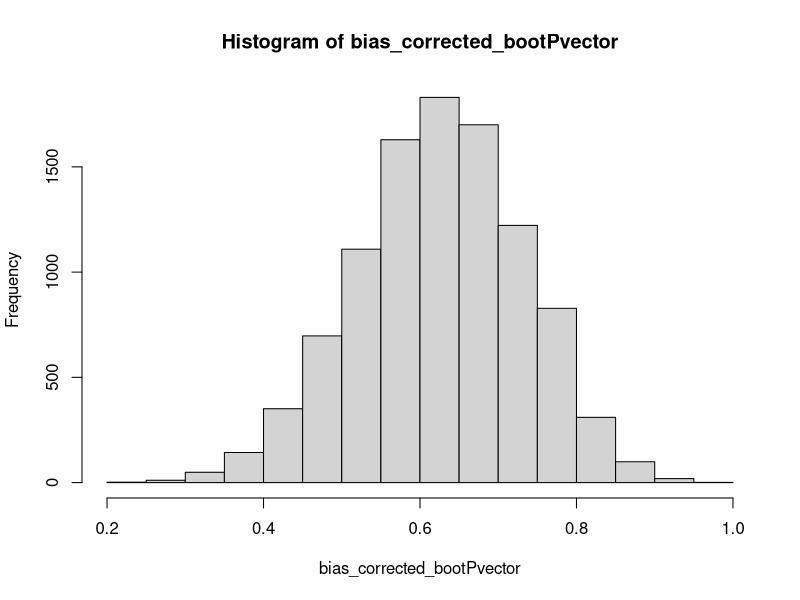
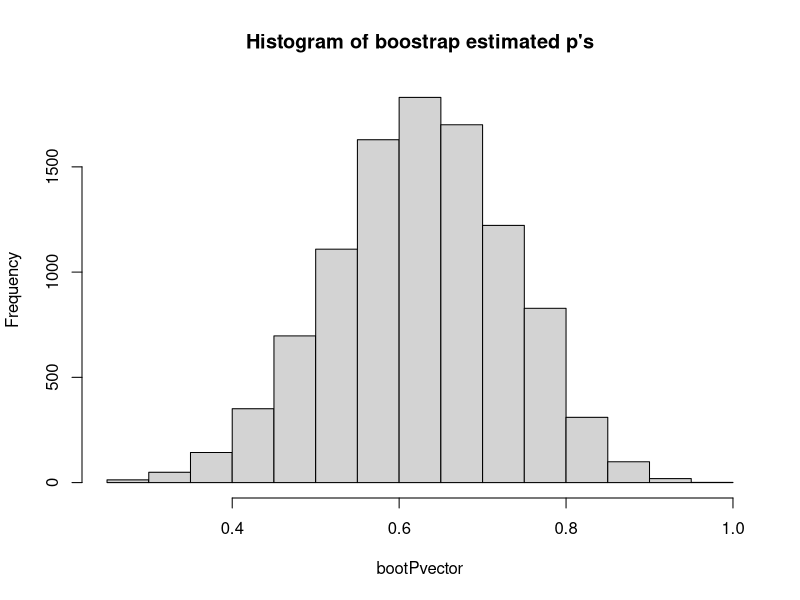

R code for these plots, in order:
library(rstudioapi) # to automatically set the working directory to this file's path.

#set the working directory to this file's path
setwd(dirname(rstudioapi::getActiveDocumentContext()$path))

A = as.vector(read.csv("data/data.csv",header = F)); A
n = length(A); n

# Ex1 a)
X = length(A[A > 1200]); X
P = X/n;P

# Ex1 b)

B = 10000;
boot_samples = matrix(nrow=B,ncol=20)
bootPvector = c()
set.seed(123)
# gen 10000 bootstrap samples
for (i in 1:B){
  # generated 1 bootstrap sample
  bi_sample = sample(as.numeric(A),n,replace = TRUE)
  # save the sample
  boot_samples[i,] = bi_sample
  # estimator P applied to each bootstrap sample
  pi = length(bi_sample[bi_sample > 1200]) / n
  # save the estimator of this sample
  bootPvector = c(bootPvector, pi)
}
# bootstrap estimate of P
bootP = mean(bootPvector); bootP
# bootstrap estimate of the bias of P
boot_bias_P = bootP - P; boot_bias_P
# bootstrap estimate of the variance of P to the actual parameter p
boot_var_P = 1/(B-1)*sum((bootPvector - bootP)^2); boot_var_P

# Now let's correct the estimates with the bias
bias_corrected_bootPvector = bootPvector - boot_bias_P; bias_corrected_bootPvector
hist(bias_corrected_bootPvector)

####################################
############ Plots #################
####################################
png(filename="media/histogram_boot_ps.png")
hist(bootPvector,main='Histogram of boostrap estimated p\'s')
dev.off()
